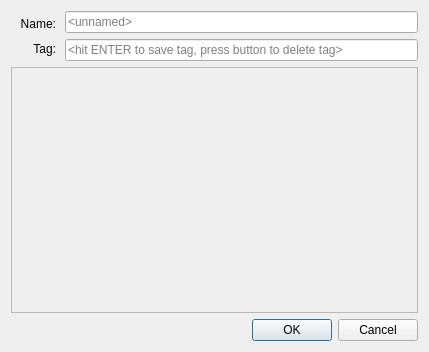
<?xml version="1.0" encoding="UTF-8"?>
<ui version="4.0">
 <class>ItemDescriptionDialog</class>
 <widget class="QDialog" name="ItemDescriptionDialog">
  <property name="windowModality">
   <enum>Qt::WindowModality::WindowModal</enum>
  </property>
  <property name="geometry">
   <rect>
    <x>0</x>
    <y>0</y>
    <width>429</width>
    <height>352</height>
   </rect>
  </property>
  <property name="contextMenuPolicy">
   <enum>Qt::ContextMenuPolicy::NoContextMenu</enum>
  </property>
  <property name="windowTitle">
   <string>Dialog</string>
  </property>
  <property name="windowIcon">
   <iconset resource="gfx.qrc">
    <normaloff>:/icon/TextSmith2.ico</normaloff>:/icon/TextSmith2.ico</iconset>
  </property>
  <property name="modal">
   <bool>true</bool>
  </property>
  <layout class="QVBoxLayout" name="verticalLayout">
   <item>
    <widget class="QFrame" name="frame4">
     <property name="frameShape">
      <enum>QFrame::Shape::NoFrame</enum>
     </property>
     <property name="frameShadow">
      <enum>QFrame::Shadow::Plain</enum>
     </property>
     <property name="lineWidth">
      <number>0</number>
     </property>
     <layout class="QHBoxLayout" name="horizontalLayout">
      <property name="leftMargin">
       <number>0</number>
      </property>
      <property name="topMargin">
       <number>0</number>
      </property>
      <property name="rightMargin">
       <number>0</number>
      </property>
      <property name="bottomMargin">
       <number>0</number>
      </property>
      <item>
       <widget class="QFrame" name="frame_2">
        <property name="frameShape">
         <enum>QFrame::Shape::NoFrame</enum>
        </property>
        <property name="frameShadow">
         <enum>QFrame::Shadow::Plain</enum>
        </property>
        <property name="lineWidth">
         <number>0</number>
        </property>
        <layout class="QVBoxLayout" name="verticalLayout_3">
         <property name="spacing">
          <number>9</number>
         </property>
         <property name="leftMargin">
          <number>9</number>
         </property>
         <property name="topMargin">
          <number>4</number>
         </property>
         <property name="rightMargin">
          <number>3</number>
         </property>
         <property name="bottomMargin">
          <number>4</number>
         </property>
         <item>
          <widget class="QLabel" name="label">
           <property name="text">
            <string>Name:</string>
           </property>
           <property name="alignment">
            <set>Qt::AlignmentFlag::AlignRight|Qt::AlignmentFlag::AlignTrailing|Qt::AlignmentFlag::AlignVCenter</set>
           </property>
          </widget>
         </item>
         <item>
          <widget class="QLabel" name="label_2">
           <property name="text">
            <string>Tag:</string>
           </property>
           <property name="alignment">
            <set>Qt::AlignmentFlag::AlignRight|Qt::AlignmentFlag::AlignTrailing|Qt::AlignmentFlag::AlignVCenter</set>
           </property>
          </widget>
         </item>
        </layout>
       </widget>
      </item>
      <item>
       <widget class="QFrame" name="frame_3">
        <property name="frameShape">
         <enum>QFrame::Shape::NoFrame</enum>
        </property>
        <property name="frameShadow">
         <enum>QFrame::Shadow::Plain</enum>
        </property>
        <property name="lineWidth">
         <number>0</number>
        </property>
        <layout class="QVBoxLayout" name="verticalLayout_2">
         <property name="leftMargin">
          <number>0</number>
         </property>
         <property name="topMargin">
          <number>0</number>
         </property>
         <property name="rightMargin">
          <number>0</number>
         </property>
         <property name="bottomMargin">
          <number>0</number>
         </property>
         <item>
          <widget class="QLineEdit" name="nameLineEdit">
           <property name="placeholderText">
            <string>&lt;unnamed&gt;</string>
           </property>
          </widget>
         </item>
         <item>
          <widget class="QLineEdit" name="tagLineEdit">
           <property name="placeholderText">
            <string>&lt;hit ENTER to save tag, press button to delete tag&gt;</string>
           </property>
          </widget>
         </item>
        </layout>
       </widget>
      </item>
     </layout>
    </widget>
   </item>
   <item>
    <widget class="QScrollArea" name="scrollArea">
     <property name="widgetResizable">
      <bool>true</bool>
     </property>
     <widget class="QWidget" name="scrollAreaWidgetContents">
      <property name="geometry">
       <rect>
        <x>0</x>
        <y>0</y>
        <width>409</width>
        <height>242</height>
       </rect>
      </property>
      <layout class="QVBoxLayout" name="verticalLayout_4">
       <item>
        <widget class="QFrame" name="holder">
         <property name="sizePolicy">
          <sizepolicy hsizetype="MinimumExpanding" vsizetype="MinimumExpanding">
           <horstretch>0</horstretch>
           <verstretch>0</verstretch>
          </sizepolicy>
         </property>
         <property name="minimumSize">
          <size>
           <width>382</width>
           <height>200</height>
          </size>
         </property>
         <property name="frameShape">
          <enum>QFrame::Shape::NoFrame</enum>
         </property>
         <property name="frameShadow">
          <enum>QFrame::Shadow::Plain</enum>
         </property>
         <property name="lineWidth">
          <number>0</number>
         </property>
         <layout class="QHBoxLayout" name="horizontalLayout_2">
          <property name="spacing">
           <number>0</number>
          </property>
          <property name="leftMargin">
           <number>0</number>
          </property>
          <property name="topMargin">
           <number>0</number>
          </property>
          <property name="rightMargin">
           <number>0</number>
          </property>
          <property name="bottomMargin">
           <number>0</number>
          </property>
          <item>
           <widget class="QLabel" name="tagFrame">
            <property name="sizePolicy">
             <sizepolicy hsizetype="MinimumExpanding" vsizetype="MinimumExpanding">
              <horstretch>0</horstretch>
              <verstretch>0</verstretch>
             </sizepolicy>
            </property>
            <property name="minimumSize">
             <size>
              <width>382</width>
              <height>200</height>
             </size>
            </property>
            <property name="text">
             <string/>
            </property>
           </widget>
          </item>
         </layout>
        </widget>
       </item>
      </layout>
     </widget>
    </widget>
   </item>
   <item>
    <widget class="QDialogButtonBox" name="buttonBox">
     <property name="contextMenuPolicy">
      <enum>Qt::ContextMenuPolicy::NoContextMenu</enum>
     </property>
     <property name="orientation">
      <enum>Qt::Orientation::Horizontal</enum>
     </property>
     <property name="standardButtons">
      <set>QDialogButtonBox::StandardButton::Cancel|QDialogButtonBox::StandardButton::Ok</set>
     </property>
    </widget>
   </item>
  </layout>
 </widget>
 <resources>
  <include location="gfx.qrc"/>
 </resources>
 <connections>
  <connection>
   <sender>buttonBox</sender>
   <signal>accepted()</signal>
   <receiver>ItemDescriptionDialog</receiver>
   <slot>accept()</slot>
   <hints>
    <hint type="sourcelabel">
     <x>248</x>
     <y>254</y>
    </hint>
    <hint type="destinationlabel">
     <x>157</x>
     <y>274</y>
    </hint>
   </hints>
  </connection>
  <connection>
   <sender>buttonBox</sender>
   <signal>rejected()</signal>
   <receiver>ItemDescriptionDialog</receiver>
   <slot>reject()</slot>
   <hints>
    <hint type="sourcelabel">
     <x>316</x>
     <y>260</y>
    </hint>
    <hint type="destinationlabel">
     <x>286</x>
     <y>274</y>
    </hint>
   </hints>
  </connection>
 </connections>
</ui>
